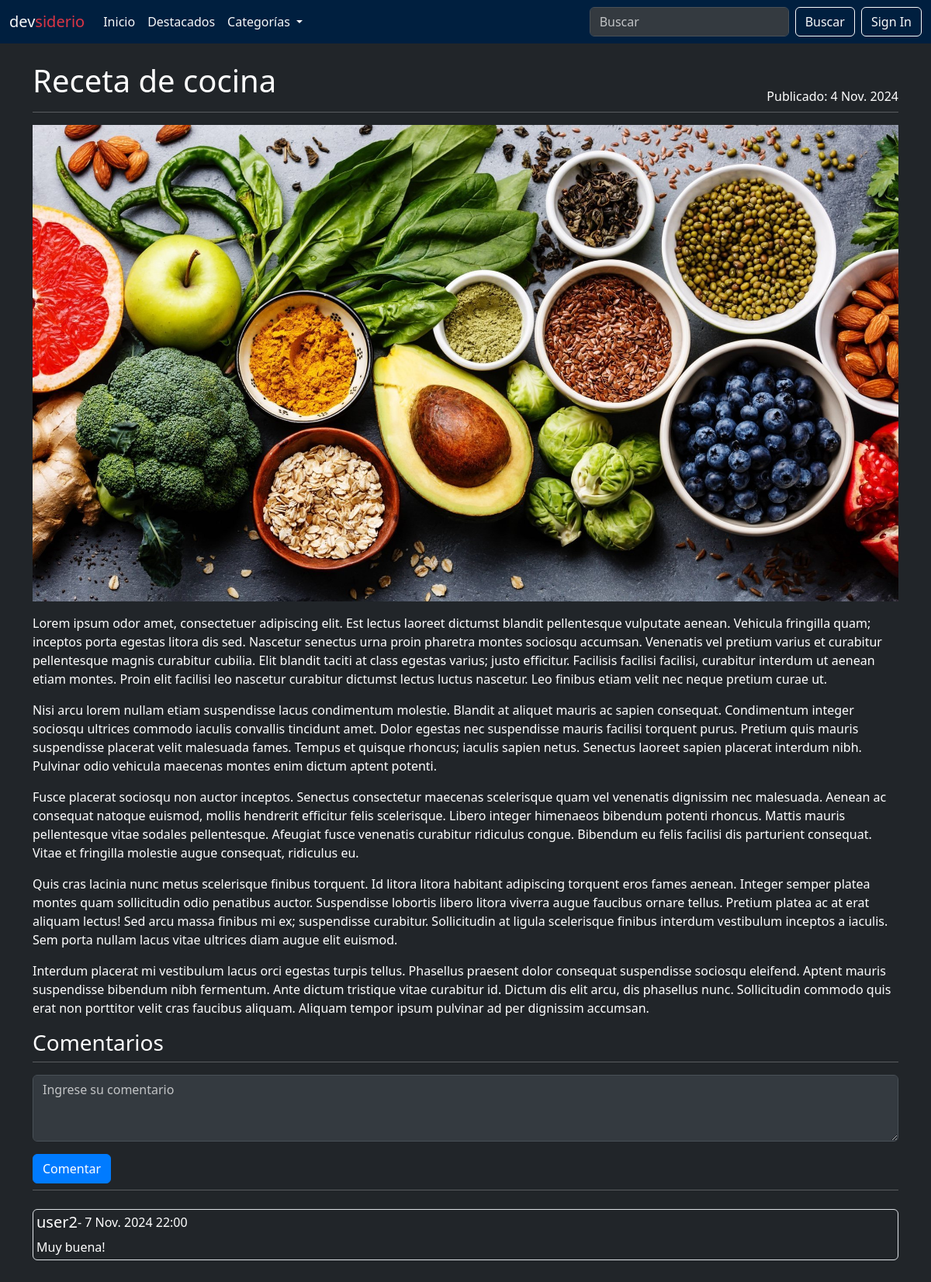
The page /post/receta-de-cocina on the database its author committed.
### blogs/models.py (models this page shows, shortened)
class Post(models.Model):
    title = models.CharField(max_length=255)
    slug = models.SlugField(unique=True)
    overview = models.TextField()
    date_created = models.DateTimeField(auto_now_add=True)
    content = models.TextField()
    author = models.ForeignKey(settings.AUTH_USER_MODEL, on_delete=models.PROTECT)
    categories = models.ManyToManyField('Category')
    featured = models.BooleanField(default=False)
    image = models.ImageField(upload_to='post_images/', blank=True, null=True)
    pub_date = models.DateTimeField(default=timezone.now)
    class Meta:
        ordering = ["-date_created"]

class Comment(models.Model):
    content = models.TextField(max_length=1000, help_text='Ingrese un comentario')
    author = models.ForeignKey(settings.AUTH_USER_MODEL, on_delete=models.SET_NULL, null=True)
    post_date = models.DateTimeField(auto_now_add=True)
    post = models.ForeignKey(Post, on_delete=models.CASCADE)
    class Meta:
        ordering = ['-post_date']

### users/models.py (models this page shows)
class User(AbstractUser):
	def __str__(self):
		return f'{self.last_name}, {self.first_name}'

### blogs/views.py (the view, shortened to what this page needs)
# urls.py: path('post/<slug:slug>', views.PostView.as_view(), name='post'),
class PostView(View):
    def get(self, request, *args, **kwargs):
        view = PostDetailView.as_view()
        return view(request, *args, **kwargs)

### blogs/forms.py
class PostCommentForm(forms.ModelForm):
    content = forms.CharField(
        label='',  # Deja la etiqueta vacía
        widget=forms.Textarea(attrs={
            'placeholder': 'Ingrese su comentario',
            'class': 'form-control mb-3',
            'rows': 3,
        })
    )
    class Meta:
        model = Comment
        fields = ['content']

### blogs/context_processors.py (called while the page is built)
def categories_processor(request):
  categories = Category.objects.all()
  return {
    'categories': categories
  }

### blogs/templatetags/markdown_extras.py (called while the page is built)
@register.filter()
@stringfilter
def markdown(value):
  return md.markdown(value, extensions=[
      'markdown.extensions.fenced_code',
      'markdown.extensions.toc'
  ])

### blogs/views.py (called while the page is built)
    def get_context_data(self, **kwargs):
        context = super().get_context_data(**kwargs)
        context['form'] = PostCommentForm()
        return context

### blogs/templates/blogs/post_detail.html
{% extends 'base.html' %} {% load markdown_extras %} {% load crispy_forms_tags
%} {% block content %}
<div class="container-xxl bd-gutter mt-3 my-md-4 bd-layout bg-dark text-light">
  <main class="container">
    <div class="row g-5">
      <div class="col-md-12">
        <div class="row">
          <div class="d-flex justify-content-between">
            <h1>{{ post.title }}</h1>
            <div class="align-self-end">
              Publicado: {{ post.pub_date.date }}
            </div>
          </div>
        </div>
        <hr class="d-none d-md-block my-2 mb-3 mt-2" />
        {% if post.image %}
        <div class="text-center">
          <img src="{{ post.image.url }}" class="img-fluid" alt="image" />
        </div>
        {% endif %}
        <p>{{ post.content | markdown | safe }}</p>
        <h3 id="comments-section">Comentarios</h3>
        <hr class="d-none d-md-block my-2 mb-3 mt-2" />
        <form method="post">
          {% csrf_token %} {{ form }}
          <button class="btn btn-primary" type="submit">Comentar</button>
        </form>
        <hr class="d-none d-md-block my-2 mb-3 mt-2" />
        {% for comment in post.comment_set.all %}
        <div
          class="mt-4 mb-2 border border-opacity-10 rounded p-1 bg-dark text-light"
        >
          <div class="row">
            <div class="col-8 d-flex">
              <h5>{{ comment.author.username }}</h5>
              <span>- {{ comment.post_date }}</span>
            </div>
            <div class="col-4 text-end"></div>
          </div>
          {{ comment.content }}
        </div>
        {% endfor %}
      </div>
    </div>
  </main>
</div>
{% endblock content %}

### blogs/static/css/styles.css (style rules this page uses)
.form-control { background-color: #343a40; color: #ffffff; border: 1px solid #495057; }
.form-control::placeholder { color: rgba(255, 255, 255, 0.7); opacity: 1; }
.btn-primary { background-color: #007bff; border-color: #007bff; }
.container-xxl * { color: #ffffff !important; }

### rows shown on the page
Post: title "Receta de cocina", pub_date "4 Nov. 2024", image (picture), content "Lorem ipsum odor amet, consectetuer adipiscing elit. Est lectus laoreet dictumst blandit pellentesque vulputate aenean. Vehicula fringilla quam; inceptos porta egestas litora dis sed. Nascetur senectus urna proin pharetra montes sociosqu accumsan. Venenatis vel pretium varius et curabitur pellentesque magnis curabitur cubilia. Elit blandit taciti at class egestas varius; justo efficitur. Facilisis facilisi facilisi, curabitur interdum ut aenean etiam montes. Proin elit facilisi leo nascetur curabitur dictumst lectus luctus nascetur. Leo finibus etiam velit nec neque pretium curae ut. Nisi arcu lorem nullam etiam suspendisse lacus condimentum molestie. Blandit at aliquet mauris ac sapien…"
Comment: author.username "user2", post_date "7 Nov. 2024 22:00", content "Muy buena!"
